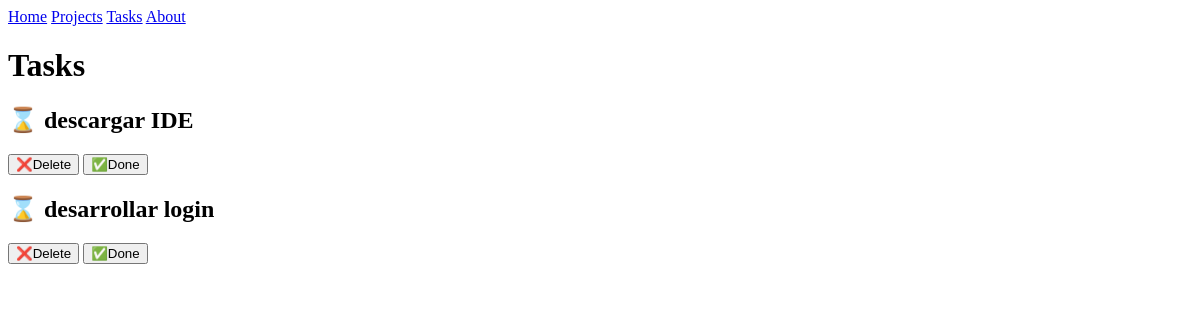
Page /tasks/ on the earlier database version.
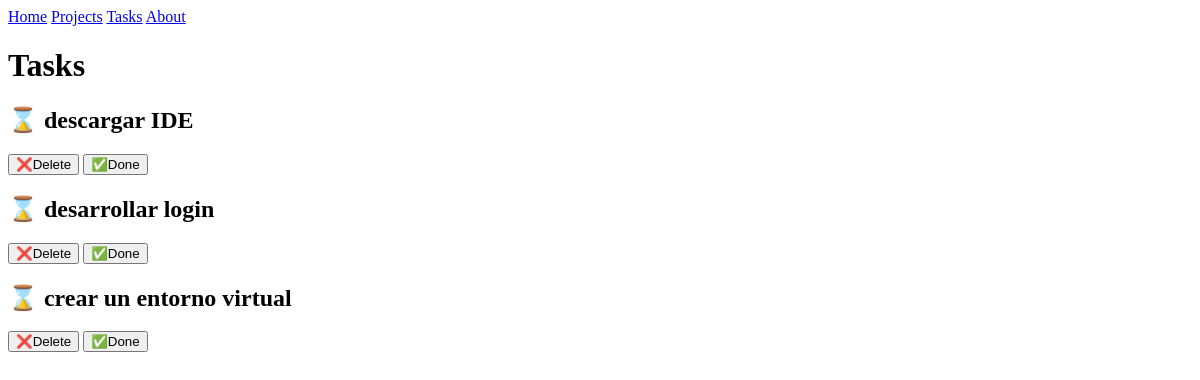
Same page on the later database version.
### myapp/models.py (models this page shows, shortened)
class Task(models.Model):
    title = models.CharField(max_length=200)
    description = models.TextField()
    project = models.ForeignKey(Project, on_delete=models.CASCADE)
    done = models.BooleanField(default=False)

### myapp/views.py (the view)
# urls.py: path('tasks/', views.tasks),
def tasks(request):
    tasks = Task.objects.all()
    return render(request, 'tasks.html',{
        'tasks':tasks
    })

### myapp/templates/tasks.html (shortened to what this page needs)
<!DOCTYPE html>
<html lang="en">
<head>
</head>
<body>
    {% extends 'layouts/base.html' %}
    {% block content %}
    <h1>Tasks</h1>
    {% for task in tasks%}
    <div>
        <h2>{% if task.done == False %} ⌛ {% else %} 👌 {% endif %} {{task.title}} </h2>
        <button>
            ❌Delete
        </button>
        <button>
            ✅Done
        </button>
    </div>
    {% endfor%}
    {% endblock %}

Differences in the rows shown:
added Task: title "crear un entorno virtual"
